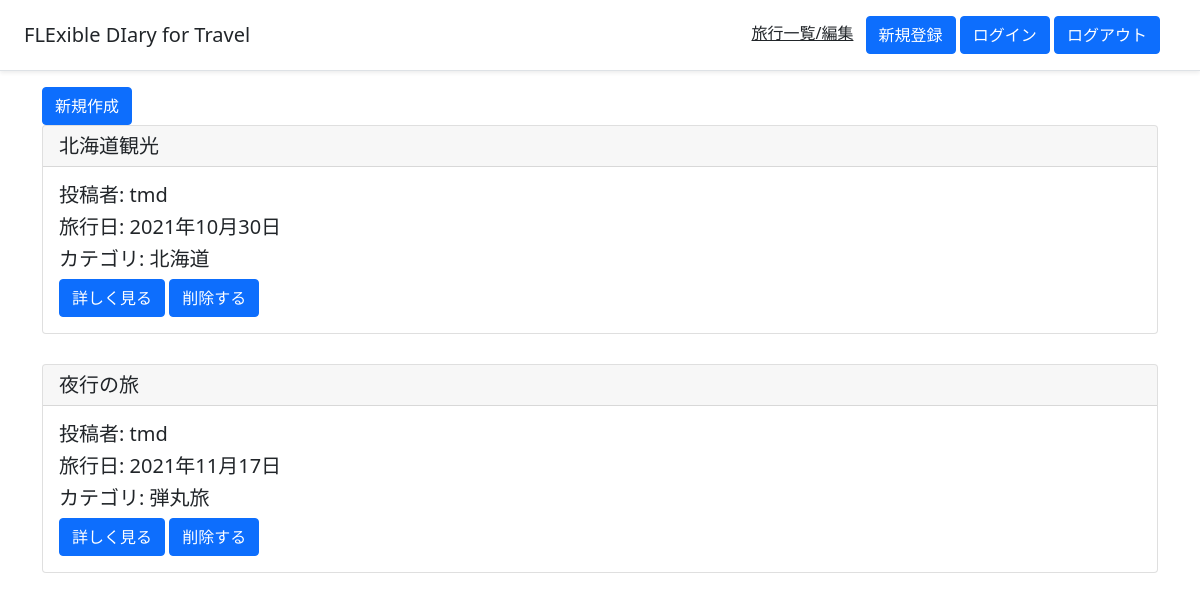
Page /list/ on the committed database.
### fledit/models.py (models this page shows, shortened)
class TripModel(models.Model):
    title = models.CharField(verbose_name='旅行名', max_length=100)
    tripid = models.AutoField(verbose_name='管理番号', primary_key=True, unique=True)
    author = models.ForeignKey(User, on_delete=models.CASCADE, verbose_name='作者')
    postdate = models.DateField(verbose_name='投稿日', auto_now_add=True)
    category = models.CharField(verbose_name='カテゴリ', max_length=50)
    tripdate = models.DateField(verbose_name='旅行日')
    budget = models.TextField(verbose_name='予算メモ', max_length=1000, blank=True)
    content = models.TextField(verbose_name='旅行メモ', max_length=2000, blank=True)
    images = models.ImageField(verbose_name='写真(1枚のみ)', blank=True, default="noimage.jpg")

### fledit/views.py (the view)
# urls.py: path('list/', listview, name="list"),
def listview(request):
    object_list = TripModel.objects.all()
    template_name = 'list.html'
    return render(request, template_name, { 'object_list': object_list })

### templates/list.html
{% extends 'base.html' %}
{% load static %}
{% block header %}
<link rel='stylesheet' type="text/css" href="{% static 'style.css' %}">
{% endblock header %}
{% block content %}
    <div class = 'container'>
    <a href = "{% url 'trcreate' %}" class="btn btn-primary">新規作成</a>
    {% for item in object_list %}
        <div class = "card">
            <h5 class = "card-header">{{ item.title }}</h5>
            <div class = "card-body">
                <h5 class = "card-title">投稿者: {{ item.author }}</h5>
                <h5 class = "card-title">旅行日: {{ item.tripdate|date:"Y年m月d日" }}</h5>
                <h5 class = "card-title">カテゴリ: {{ item.category }}</h5>
                <a href = "{% url 'detail' item.pk %}" class="btn btn-primary">詳しく見る</a>
                <a href = "{% url 'trdelete' item.pk %}" class="btn btn-primary">削除する</a>
            </div>
        </div>
    {% endfor %}
    </div>
{% endblock content %}

### static/style.css (style rules this page uses)
.card { margin-bottom: 30px; }
.card-header { text-align: left; }

### rows in the picture
TripModel: title "北海道観光", author "tmd", tripdate "2021年10月30日", category "北海道"
TripModel: title "夜行の旅", author "tmd", tripdate "2021年11月17日", category "弾丸旅"
